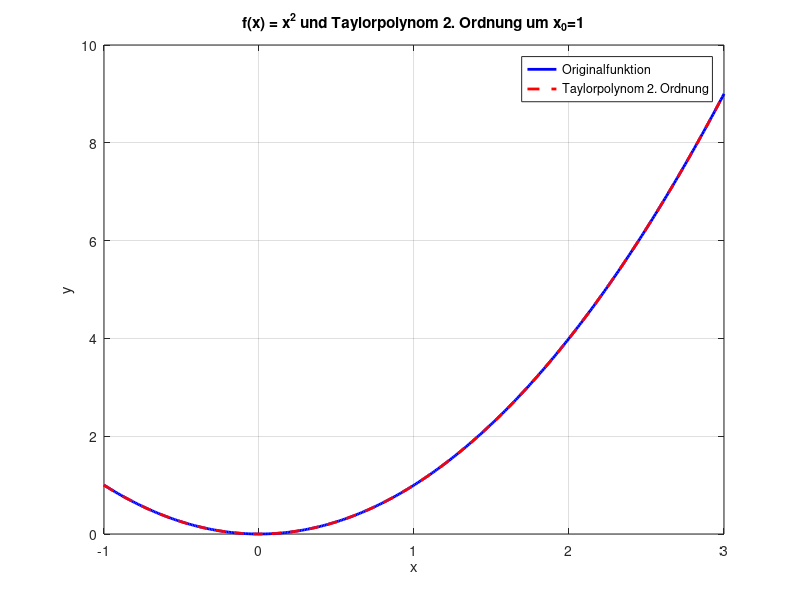

MATLAB code to generate this figure:
% Berechnung und Plot des Taylorpolynoms von f(x) = x^2 und Vergleich mit der Originalfunktion

% Funktion und Taylor-Entwicklungspunkt
f = @(x) x.^2;
x0 = 1; % Entwicklungspunkt

% Taylorpolynom 2. Ordnung für f(x) = x^2 um x0
% f(x) ≈ f(x0) + f'(x0)*(x-x0) + 0.5*f''(x0)*(x-x0)^2

f0 = f(x0);            % Funktionswert an x0
df0 = 2*x0;            % Erste Ableitung von f(x) = x^2 ist f'(x) = 2x
ddf0 = 2;              % Zweite Ableitung von f(x) = x^2 ist f''(x) = 2

taylor2 = @(x) f0 + df0 * (x - x0) + 0.5 * ddf0 * (x - x0).^2;

% Plotbereich
x_vals = linspace(x0-2, x0+2, 400);

figure;
plot(x_vals, f(x_vals), 'b', 'LineWidth', 2); hold on;
plot(x_vals, taylor2(x_vals), 'r--', 'LineWidth', 2);
xlabel('x');
ylabel('y');
title('f(x) = x^2 und Taylorpolynom 2. Ordnung um x_0=1');
legend('Originalfunktion', 'Taylorpolynom 2. Ordnung');
grid on;
uiwait(gcf);
